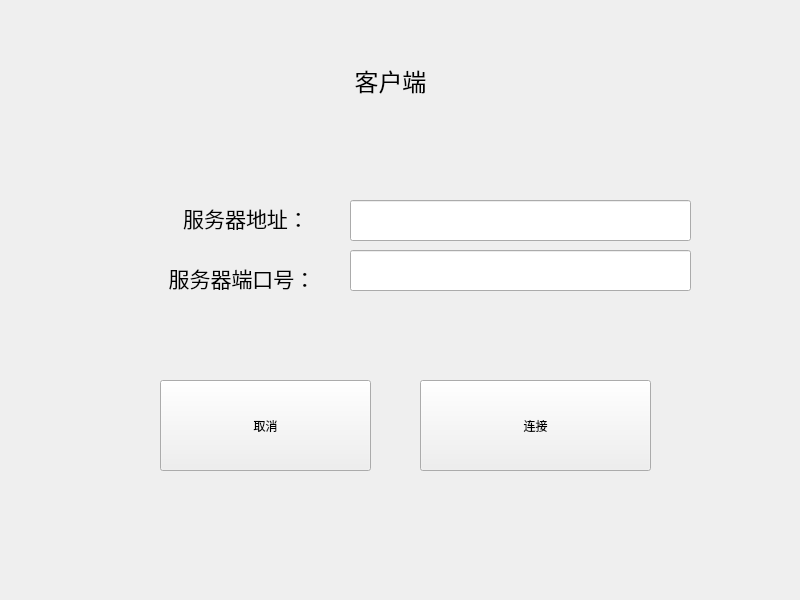
<?xml version="1.0" encoding="UTF-8"?>
<ui version="4.0">
 <class>Widget</class>
 <widget class="QWidget" name="Widget">
  <property name="geometry">
   <rect>
    <x>0</x>
    <y>0</y>
    <width>800</width>
    <height>600</height>
   </rect>
  </property>
  <property name="minimumSize">
   <size>
    <width>800</width>
    <height>600</height>
   </size>
  </property>
  <property name="maximumSize">
   <size>
    <width>800</width>
    <height>600</height>
   </size>
  </property>
  <property name="windowTitle">
   <string>Widget</string>
  </property>
  <widget class="QLineEdit" name="address">
   <property name="geometry">
    <rect>
     <x>350</x>
     <y>200</y>
     <width>341</width>
     <height>41</height>
    </rect>
   </property>
  </widget>
  <widget class="QLabel" name="title_c">
   <property name="geometry">
    <rect>
     <x>280</x>
     <y>50</y>
     <width>221</width>
     <height>61</height>
    </rect>
   </property>
   <property name="text">
    <string>&lt;html&gt;&lt;head/&gt;&lt;body&gt;&lt;p align=&quot;center&quot;&gt;&lt;span style=&quot; font-size:18pt;&quot;&gt;客户端&lt;/span&gt;&lt;/p&gt;&lt;/body&gt;&lt;/html&gt;</string>
   </property>
  </widget>
  <widget class="QLabel" name="address_label">
   <property name="geometry">
    <rect>
     <x>150</x>
     <y>200</y>
     <width>192</width>
     <height>37</height>
    </rect>
   </property>
   <property name="text">
    <string>&lt;html&gt;&lt;head/&gt;&lt;body&gt;&lt;p align=&quot;center&quot;&gt;&lt;span style=&quot; font-size:16pt;&quot;&gt;服务器地址：&lt;/span&gt;&lt;/p&gt;&lt;/body&gt;&lt;/html&gt;</string>
   </property>
  </widget>
  <widget class="QLabel" name="port_label">
   <property name="geometry">
    <rect>
     <x>130</x>
     <y>260</y>
     <width>224</width>
     <height>37</height>
    </rect>
   </property>
   <property name="text">
    <string>&lt;html&gt;&lt;head/&gt;&lt;body&gt;&lt;p align=&quot;center&quot;&gt;&lt;span style=&quot; font-size:16pt;&quot;&gt;服务器端口号：&lt;/span&gt;&lt;/p&gt;&lt;/body&gt;&lt;/html&gt;</string>
   </property>
  </widget>
  <widget class="QPushButton" name="cancel_btn">
   <property name="geometry">
    <rect>
     <x>160</x>
     <y>380</y>
     <width>211</width>
     <height>91</height>
    </rect>
   </property>
   <property name="text">
    <string>取消</string>
   </property>
  </widget>
  <widget class="QPushButton" name="connect_btn">
   <property name="geometry">
    <rect>
     <x>420</x>
     <y>380</y>
     <width>231</width>
     <height>91</height>
    </rect>
   </property>
   <property name="text">
    <string>连接</string>
   </property>
  </widget>
  <widget class="QLineEdit" name="port">
   <property name="geometry">
    <rect>
     <x>350</x>
     <y>250</y>
     <width>341</width>
     <height>41</height>
    </rect>
   </property>
  </widget>
 </widget>
 <resources/>
 <connections/>
</ui>
